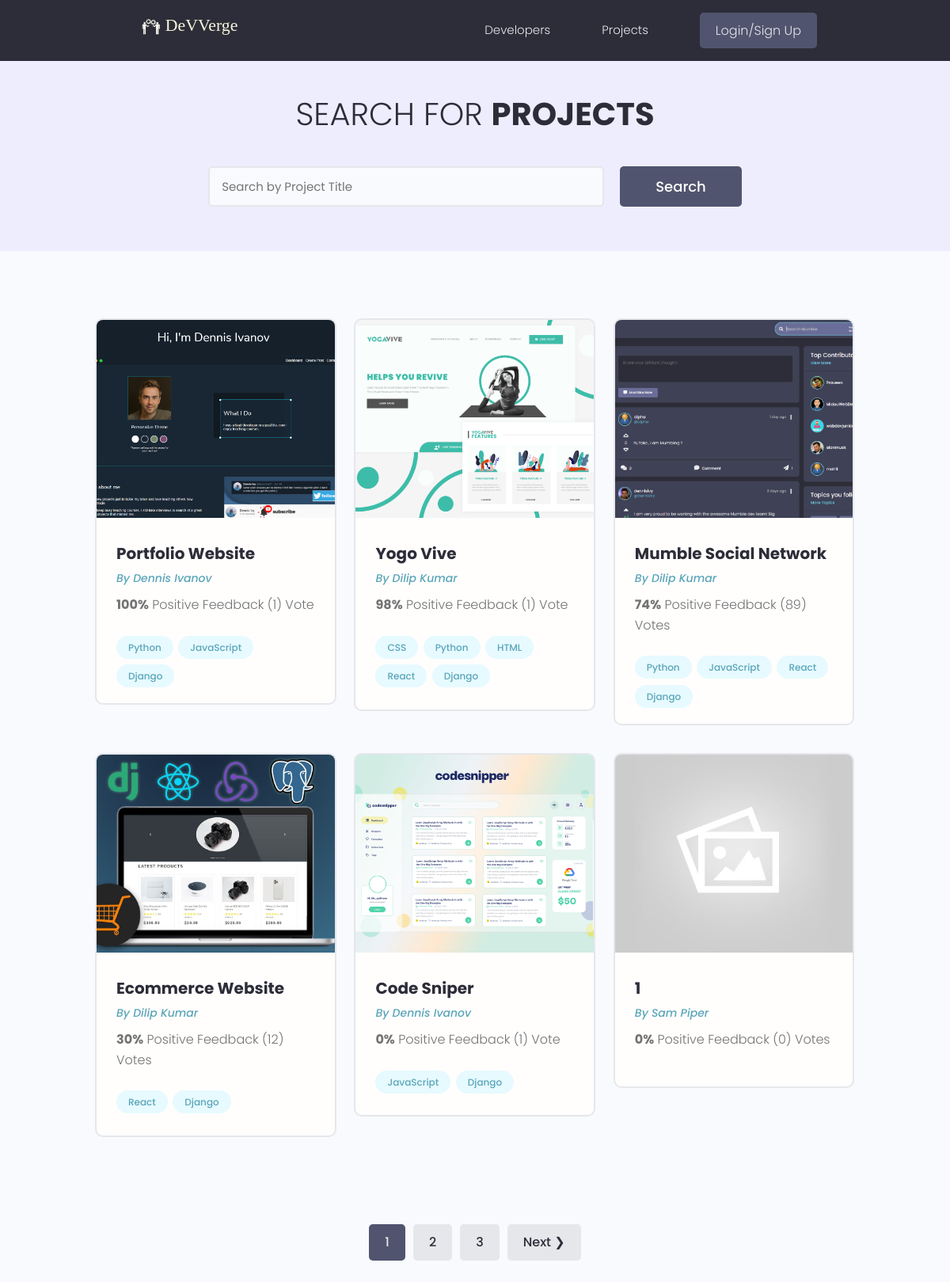
/projects/, run on the app's committed database.
### projects/models.py (models this page shows, shortened)
class Project(models.Model):
    owner=models.ForeignKey(Profile,blank=True,null=True,on_delete=models.CASCADE)
    title=models.CharField(max_length=200)
    description=models.TextField(null=True,blank=True)
    featured_image=models.ImageField(null=True,blank=True,default="default.jpg")
    demo_link=models.CharField(max_length=2000,null=True,blank=True)
    source_link=models.CharField(max_length=2000,null=True,blank=True)
    tags=models.ManyToManyField('Tag',blank=True)
    vote_total=models.IntegerField(default=0,null=True,blank=True)
    vote_ratio=models.IntegerField(default=0,null=True,blank=True)
    created=models.DateTimeField(auto_now_add=True)
    id=models.UUIDField(default=uuid.uuid4,primary_key=True,unique=True,editable=False)
    class Meta:
        ordering=['-vote_ratio','-vote_total','title']
    @property
    def imageURL(self):
        try:
            url=self.featured_image.url
        except:
            url=''
        return url

class Tag(models.Model):
    name=models.CharField(max_length=200)
    created=models.DateTimeField(auto_now_add=True)
    id=models.UUIDField(default=uuid.uuid4,primary_key=True,unique=True,editable=False)
    def __str__(self):
        return self.name

### users/models.py (models this page shows, shortened)
class Profile(models.Model):
    user=models.OneToOneField(User,on_delete=models.CASCADE,null=True,blank=True)
    name=models.CharField(max_length=200,null=True,blank=True)
    email=models.EmailField(max_length=500,null=True,blank=True)
    username=models.CharField(max_length=200,null=True,blank=True)
    location=models.CharField(max_length=200,null=True,blank=True)
    short_intro=models.CharField(max_length=200,null=True,blank=True)
    bio=models.TextField(blank=True,null=True)
    profile_image=models.ImageField(null=True,blank=True,upload_to='profiles/',default='profiles/user-default.png')
    social_github=models.CharField(max_length=200,null=True,blank=True)
    social_linkedin=models.CharField(max_length=200,null=True,blank=True)
    social_youtube=models.CharField(max_length=200,null=True,blank=True)
    social_twitter=models.CharField(max_length=200,null=True,blank=True)
    social_website=models.CharField(max_length=200,null=True,blank=True)
    created=models.DateTimeField(auto_now_add=True)
    id=models.UUIDField(default=uuid.uuid4,primary_key=True,unique=True,editable=False)
    class Meta:
        ordering=['created']

### projects/views.py (the view)
# urls.py: path('projects/',views.getProjects),
def projects(request):
    projects,search_query=searchProjects(request)
    custom_range,projects=paginateProjects(request,projects,6)
    context={'projects':projects,'search_query':search_query,'custom_range':custom_range}
    return render(request,'projects/projects.html',context)

### projects/utils.py (called while the page is built)
def paginateProjects(request,projects,results):
    page=request.GET.get('page')
    paginator=Paginator(projects,results)
    try:
        projects=paginator.page(page)
    except PageNotAnInteger:
        page=1
        projects=paginator.page(page)
    except EmptyPage:
        page=paginator.num_pages
        projects=paginator.page(page)
    leftpage=int(page)-4
    if leftpage<1:
        leftpage=1
    rightpage=int(page)+5
    if rightpage>paginator.num_pages:
        rightpage=paginator.num_pages
    custom_range=range(leftpage,rightpage+1)
    return custom_range,projects

def searchProjects(request):
    search_query=""
    if request.GET.get('search_query'):
        search_query=request.GET.get('search_query')
    tags=Tag.objects.filter(name__contains=search_query)
    projects=Project.objects.distinct().filter(Q(title__icontains=search_query) |
                                    Q(description__icontains=search_query) |
                                    Q(owner__name__icontains=search_query) |
                                    Q(tags__in=tags))
    return projects,search_query

### projects/templates/projects/projects.html (shortened to what this page needs)
{% extends 'main.html' %}
{% block content %}
<main class="projects">
  <section class="hero-section text-center">
    <div class="container container--narrow">
      <div class="hero-section__box">
        <h2>Search for <span>Projects</span></h2>
      </div>
      <div class="hero-section__search">
        <form id="searchForm" class="form" action="{% url 'projects' %}" method="get">
          <div class="form__field">
            <input class="input input--text" id="formInput#search" type="text" name="search_query"
              value="{{search_query}}" placeholder="Search by Project Title" />
          </div>
          <input class="btn btn--sub btn--lg" type="submit" value="Search" />
        </form>
      </div>
    </div>
  </section>
  <section class="projectsList">
    <div class="container">
      <div class="grid grid--three">
        {% for project in projects %}
        <div class="column">
          <div class="card project">
            <a href="{% url 'project' project.id %}" class="project">
              <img class="project__thumbnail" src="{{project.imageURL}}" alt="project thumbnail" />
              <div class="card__body">
                <h3 class="project__title">{{project.title}}</h3>
                <p><a class="project__author" href="{% url 'user-profile' project.owner.id %}">By
                    {{project.owner.name}}</a></p>
                <p class="project--rating">
                  <span style="font-weight: bold;">{{project.vote_ratio}}%</span> Positive
                  Feedback ({{project.vote_total}}) Vote{{project.vote_total|pluralize:"s"}}
                </p>
                <div class="project__tags">
                  {% for tag in project.tags.all %}
                  <span class="tag tag--pill tag--main">
                    <small>{{tag}}</small>
                  </span>
                  {% endfor %}
                </div>
              </div>
            </a>
          </div>
        </div>
        {% endfor %}
      </div>
    </div>
  </section>
  {% include 'pagination.html' with queryset=projects custom_range=custom_range %}
</main>
{% endblock content %}

### templates/main.html (shortened to what this page needs)
<!DOCTYPE html>
{% load static %}
<html>
<head>
    <link rel="stylesheet" href="https://cdn.jsdelivr.net/npm/@mdi/font@7.4.47/css/materialdesignicons.min.css" />
    <link rel="stylesheet" href="{% static 'uikit/styles/uikit.css' %}" />
    <link rel="stylesheet" href="{% static 'styles/app.css' %}" />
</head>
<body>
    {% include 'navbar.html' %}
    {% block content %}
    {% endblock content %}
</body>
</html>

### templates/navbar.html (shortened to what this page needs)
{% load static %}
<header class="header">
  <div class="container container--narrow">
    <a href="{% url 'profiles' %}" class="header__logo">
      <img src="{% static 'images/logo.svg' %}" alt="DeVVerge Logo" />
    </a>
    <nav class="header__nav">
      <ul class="header__menu">
        <li class="header__menuItem"><a href="{% url 'profiles' %}">Developers</a></li>
        <li class="header__menuItem"><a href="{% url 'projects' %}">Projects</a></li>
        {% if request.user.is_authenticated %}
        <li class="header__menuItem"><a href="{% url 'inbox' %}">Inbox</a></li>
        <li class="header__menuItem"><a href="{% url 'account' %}">Account</a></li>
        <li class="header__menuItem"><a href="{% url 'logout' %}" class="btn btn--sub">Logout</a></li>
        {% else %}
        <li class="header__menuItem"><a href="{% url 'login' %}" class="btn btn--sub">Login/Sign Up</a></li>
        {% endif %}
      </ul>
    </nav>
  </div>
</header>

### templates/pagination.html (shortened to what this page needs)
{% if queryset.has_other_pages %}
<div class="pagination">
    <ul class="container">
        {% for page in custom_range %}
        {% if page == queryset.number %}
        <li><a href="?page={{page}}" class="btn page-link btn--sub" data-page="{{page}}">{{page}}</a></li>
        {% else %}
        <li><a href="?page={{page}}" class="btn page-link" data-page="{{page}}">{{page}}</a></li>
        {% endif %}
        {% endfor %}
        {% if queryset.has_next %}
        <li><a href="?page={{queryset.next_page_number}}" class="btn page-link"
                data-page="{{queryset.next_page_number}}">Next &#10095;</a></li>
        {% endif %}
    </ul>
</div>
{% endif %}

### static/styles/app.css (style rules this page uses)
:root { --color-sub: #2d2d39; }
.btn--sub { background-color: var(--color-sub-light); }
.card { border: 2px solid var(--color-light); }
img { width: 100%; }
.header { position: sticky; z-index: 111; background-color: var(--color-sub); padding: 1.5rem 0; }
.header > .container { display: flex; justify-content: space-between; align-items: center; }
.header__logo > img { height: 3.8rem; }
.header__nav > ul { display: inline-flex; align-items: center; list-style: none; gap: 6.5rem; }
.header__menuItem > a { color: var(--color-light); font-weight: 300; }
.hero-section { height: 40vh; display: flex; align-items: center; background-color: var(--color-sub); }
.hero-section__box { margin-bottom: 4rem; }
.hero-section__box > h2, .hero-section__box > h2 > span { font-size: 4rem; color: var(--color-light); line-height: 1.3; text-transform: uppercase; }
.hero-section__box > h2 { font-weight: 300; }
.hero-section__box > h2 > span { font-weight: 700; }
.hero-section__search > .form { display: flex; align-items: center; justify-content: center; gap: 2rem; }
.hero-section__search > .form input.input--text { width: 50rem; }
.pagination { margin-top: 8rem; margin-bottom: 10rem; }
.pagination > ul { flex-wrap: wrap; list-style: none; display: flex; align-items: center; justify-content: center; gap: 1rem; }
.pagination .btn { color: var(--color-sub); }
.pagination .btn.btn--sub { color: var(--color-light); }
.project__author { font-size: 1.4rem; font-style: italic; }
.project--rating { margin-bottom: 1.6em; margin-top: .5em; }
.projects > .hero-section { background: var(--color-sub-lighter); height: 30vh; }
.projects .hero-section__box { margin-bottom: 2.5rem; }
.projects .hero-section__box > h2 { color: var(--color-sub); }
.projects .hero-section__box > h2 > span { font-weight: 700; color: var(--color-sub); }
.projectsList { margin-top: 8rem; }
.project__thumbnail { height: 25rem; object-fit: cover; object-position: top center; }
.project__title { font-size: 2rem; font-weight: 700; color: var(--color-sub); }

### static/uikit/styles/modules/_variables.css (style rules this page uses)
:root { --color-main: #5aa5b9; --color-main-light: #e6faff; --color-sub: #3f4156; --color-sub-light: #51546e; --color-sub-lighter: #ededfd; --color-text: #737373; --color-gray: #8b8b8b; --color-light: #e5e7eb; --color-light-gray: #767676; --color-bg: #f8fafd; --color-white: #fffefd; --color-white-light: #f3f3f3; --color-success: #359e64; --color-success-bg: #def8e8; --color-error: #fc4b0b; --color-error-bg: #fff2ee; --font-base: 'Poppins', arial, helvetica, 'Segoe UI', roboto, ubuntu, sans-serif; --font-monospace: 'Fira Code', 'Courier New', courier, monospace; --font-regular: 300; --font-medium: 500; --font-bold: 700; --generic-shadow: 1px 1px 5px #00000010; --generic-transition: all 0.3s ease-in-out; }

### static/uikit/styles/modules/_base.css (style rules this page uses)
* { margin: 0; padding: 0; box-sizing: border-box; text-rendering: optimizeLegibility; color: inherit; font-size: inherit; }
html { font-size: 50%; }
@media only screen and (min-width: 480px) { html { font-size: 56.25%; } }
@media only screen and (min-width: 1200px) { html { font-size: 62.5%; } }
body { line-height: 1.6; font-weight: 400; font-size: 1.5rem; color: var(--color-text); background-color: var(--color-bg); min-height: 100vh; }

### static/uikit/styles/modules/_typography.css (style rules this page uses)
* { font-family: var(--font-base); }
h2 { font-size: 3.6rem; font-weight: var(--font-bold); }
h3 { font-size: 3.2rem; font-weight: var(--font-medium); }
p, span, strong { font-size: 1.6rem; color: var(--color-text); font-weight: var(--font-regular); }
a { padding-bottom: 2px; text-decoration: none; display: inline-block; color: var(--color-main); font-weight: var(--font-medium); }

### static/uikit/styles/modules/_utilities.css (style rules this page uses)
.container { width: 92%; max-width: 165rem; margin: 0 auto; box-sizing: border-box; }
.container--narrow { width: 92%; max-width: 120rem; }
@media screen and (min-width: 1000px) { .container { width: 90%; } }
@media screen and (min-width: 1000px) { .container--narrow { width: 85%; } }
@media screen and (min-width: 1200px) { .container { width: 80%; } }
@media screen and (min-width: 1200px) { .container--narrow { width: 72%; } }
.text-center { text-align: center; }

### static/uikit/styles/modules/_card.css (style rules this page uses)
.card { border-radius: 1rem; background-color: var(--color-white); border: 1.5px solid var(--color-light); width: auto; height: auto; margin-top: 0.5rem; margin-bottom: 0.5rem; overflow: hidden; }
.card__body, .card__header { padding: 2rem 2.5rem; }

### data on the page
Project: imageURL (picture), title "Portfolio Website", owner.name "Dennis Ivanov", vote_ratio "100", vote_total "1"
Tag: name "Python"
Tag: name "JavaScript"
Tag: name "Django"
Project: imageURL (picture), title "Yogo Vive", owner.name "Dilip Kumar", vote_ratio "98", vote_total "1"
Tag: name "CSS"
Tag: name "HTML"
Tag: name "React"
Project: imageURL (picture), title "Mumble Social Network", owner.name "Dilip Kumar", vote_ratio "74", vote_total "89"
Project: imageURL (picture), title "Ecommerce Website", owner.name "Dilip Kumar", vote_ratio "30", vote_total "12"
Project: imageURL (picture), title "Code Sniper", owner.name "Dennis Ivanov", vote_ratio "0", vote_total "1"
Project: imageURL (placeholder picture), title "1", owner.name "Sam Piper", vote_ratio "0", vote_total "0"

### other printed values
{{ page }} "1"
{{ page }} "2" "3"
